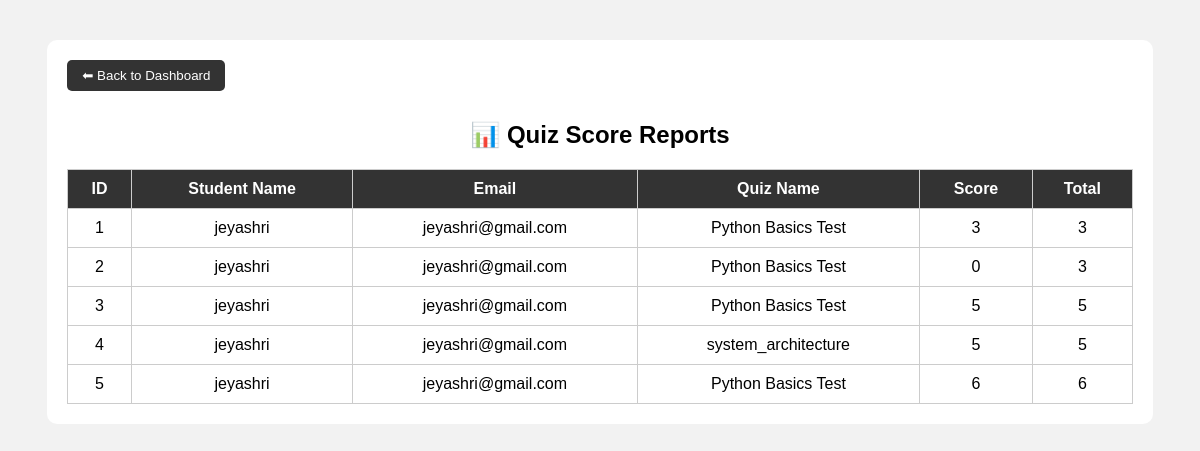
Screenshot of /reports (signed in) with the database file from the repository.
### models.py (models this page shows, shortened)
class Result(db.Model):
    id = db.Column(db.Integer, primary_key=True)
    student_id = db.Column(db.Integer, db.ForeignKey('user.id'), nullable=False)
    quiz_id = db.Column(db.Integer, db.ForeignKey('quiz.id'), nullable=False)
    score = db.Column(db.Integer, nullable=False)
    total = db.Column(db.Integer, nullable=False)

class User(db.Model):
    id = db.Column(db.Integer, primary_key=True)
    fullname = db.Column(db.String(100), nullable=False)
    email = db.Column(db.String(100), unique=True, nullable=False)
    password = db.Column(db.String(300), nullable=False)
    role = db.Column(db.String(50), nullable=False)
    subjects = db.relationship('Subject', backref='teacher', lazy=True)
    quizzes = db.relationship('Quiz', backref='teacher', lazy=True)
    results = db.relationship('Result', backref='student', lazy=True)

class Quiz(db.Model):
    id = db.Column(db.Integer, primary_key=True)
    title = db.Column(db.String(100), nullable=False)
    subject_id = db.Column(db.Integer, db.ForeignKey('subject.id'), nullable=False)
    teacher_id = db.Column(db.Integer, db.ForeignKey('user.id'), nullable=False)
    results = db.relationship('Result', backref='quiz', lazy=True)
    __table_args__ = (
        db.UniqueConstraint(
            'title',
            'subject_id',
            'teacher_id',
            name='unique_quiz_rule'
        ),
    )

### app.py (the view)
@app.route('/reports')
def reports():
    if session.get('role') != 'admin':
        return redirect('/')
    results = db.session.query(
        Result,
        User,
        Quiz
    ).join(
        User,
        Result.student_id == User.id
    ).join(
        Quiz,
        Result.quiz_id == Quiz.id
    ).all()
    return render_template(
        'reports.html',
        results=results
    )

### templates/reports.html (shortened to what this page needs)
<!DOCTYPE html>
<html>
<head>
</head>
<body>
<div class="container">
    <a href="/admin_dashboard">
        <button type="button" style="
            background:#333;
            color:white;
            padding:8px 15px;
            border:none;
            border-radius:5px;
            margin-bottom:10px;
            cursor:pointer;
        ">
            ⬅ Back to Dashboard
        </button>
    </a>
    <h2>📊 Quiz Score Reports</h2>
    <table>
        <tr>
            <th>ID</th>
            <th>Student Name</th>
            <th>Email</th>
            <th>Quiz Name</th>
            <th>Score</th>
            <th>Total</th>
        </tr>
        {% for result, user, quiz in results %}
        <tr>
            <td>{{ result.id }}</td>
            <td>{{ user.fullname }}</td>
            <td>{{ user.email }}</td>
            <td>{{ quiz.title }}</td>
            <td>{{ result.score }}</td>
            <td>{{ result.total }}</td>
        </tr>
        {% endfor %}
    </table>
</div>
</body>
</html>

### templates/reports.html (style rules this page uses)
body { font-family: Arial; background: #f2f2f2; }
.container { width: 90%; margin: auto; background: white; padding: 20px; margin-top: 40px; border-radius: 10px; }
table { width: 100%; border-collapse: collapse; }
th, td { padding: 10px; border: 1px solid #ccc; text-align: center; }
th { background: #333; color: white; }
h2 { text-align: center; }

### rows the page displays
Result: id "1", fullname "jeyashri", email "jeyashri@gmail.com", title "Python Basics Test", score "3", total "3"
Result: id "2", fullname "jeyashri", email "jeyashri@gmail.com", title "Python Basics Test", score "0", total "3"
Result: id "3", fullname "jeyashri", email "jeyashri@gmail.com", title "Python Basics Test", score "5", total "5"
Result: id "4", fullname "jeyashri", email "jeyashri@gmail.com", title "system_architecture", score "5", total "5"
Result: id "5", fullname "jeyashri", email "jeyashri@gmail.com", title "Python Basics Test", score "6", total "6"
